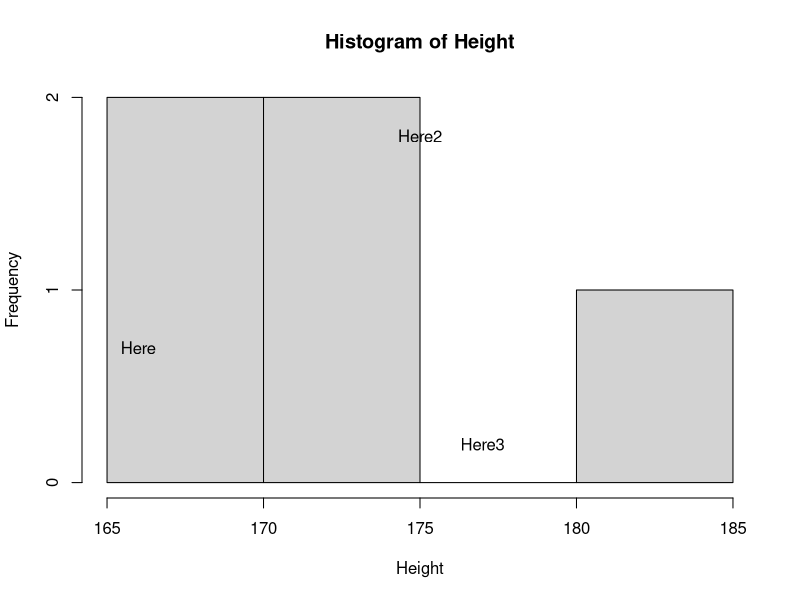

Here is the R script that generated this plot:
## Add texts
Height = c(170,169,182,175,173)
hist(Height)

x = c(166,175,177)
y = c(0.7,1.8,0.2)
text_pratice = c("Here","Here2","Here3")
text(x,y,labels=text_pratice)